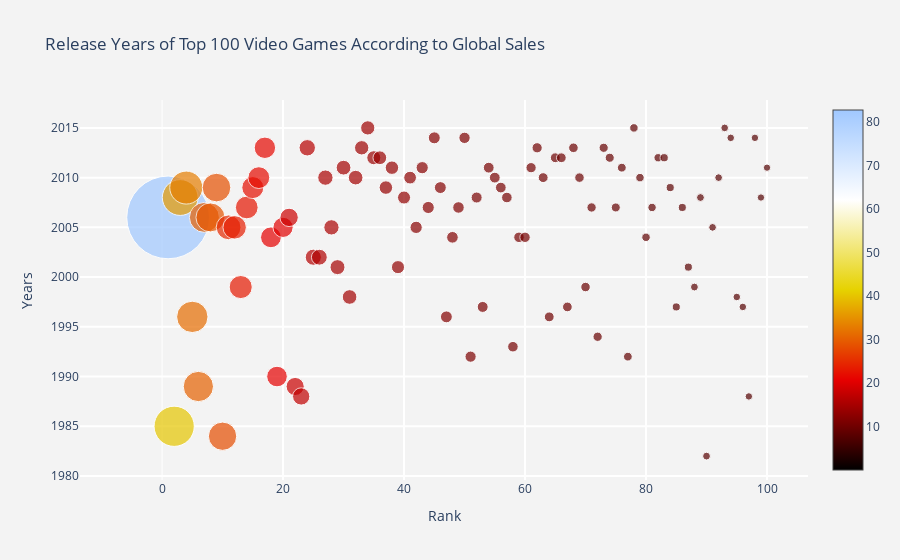

Notebook cell for this chart:
### Markdown cell above
### Q7: In which years were the top ranked 100 games were released?

### Code cell
fig={
    "data" : [
    {
        'x': df_vgsales.Rank[0:100],
        'y': df_vgsales.Year[0:100],
        'mode': 'markers',
        'marker': {
            "color":df_vgsales.Global_Sales,
            'size': df_vgsales.Global_Sales,
            'showscale': True,
            "colorscale":'Blackbody'
        },
        "text" :  "Name:"+ df_vgsales.Name +","+" Publisher:" + df_vgsales.Publisher
        
    },
],
"layout":
    {
    "title":"Release Years of Top 100 Video Games According to Global Sales",
    "xaxis":{
        "title":"Rank",
        "gridcolor":'rgb(255, 255, 255)',
        "zerolinewidth":1,
        "ticklen":5,
        "gridwidth":2,
    },
    "yaxis":{
        "title":'Years',
        "gridcolor":'rgb(255, 255, 255)',
        "zerolinewidth":1,
        "ticklen":5,
        "gridwidth":2,
    },
    
    "paper_bgcolor":'rgb(243, 243, 243)',
    "plot_bgcolor":'rgb(243, 243, 243)'
    }}

iplot(fig)

### Figure 1 — Plotly figure (JSON) as saved in the notebook; plotly's stock layout.template omitted (floating-point values rounded to 4 significant figures; data arrays with more than 128 entries replaced by an {"elided": "..."} marker saying what was removed)
{"data": [{"marker": {"color": {"elided": "16291 float values"}, "colorscale": [[0, "rgb(0, 0, 0)"], [0.25, "rgb(230,0,0)"], [0.5, "rgb(230,210,0)"], [0.75, "rgb(255,255,255)"], [1, "rgb(160,200,255)"]], "showscale": true, "size": {"elided": "16291 float values"}}, "mode": "markers", "text": {"elided": "16291 str values"}, "type": "scatter", "x": [1, 2, 3, 4, 5, 6, 7, 8, 9, 10, 11, 12, 13, 14, 15, 16, 17, 18, 19, 20, 21, 22, 23, 24, 25, 26, 27, 28, 29, 30, 31, 32, 33, 34, 35, 36, 37, 38, 39, 40, 41, 42, 43, 44, 45, 46, 47, 48, 49, 50, 51, 52, 53, 54, 55, 56, 57, 58, 59, 60, 61, 62, 63, 64, 65, 66, 67, 68, 69, 70, 71, 72, 73, 74, 75, 76, 77, 78, 79, 80, 81, 82, 83, 84, 85, 86, 87, 88, 89, 90, 91, 92, 93, 94, 95, 96, 97, 98, 99, 100], "y": [2006, 1985, 2008, 2009, 1996, 1989, 2006, 2006, 2009, 1984, 2005, 2005, 1999, 2007, 2009, 2010, 2013, 2004, 1990, 2005, 2006, 1989, 1988, 2013, 2002, 2002, 2010, 2005, 2001, 2011, 1998, 2010, 2013, 2015, 2012, 2012, 2009, 2011, 2001, 2008, 2010, 2005, 2011, 2007, 2014, 2009, 1996, 2004, 2007, 2014, 1992, 2008, 1997, 2011, 2010, 2009, 2008, 1993, 2004, 2004, 2011, 2013, 2010, 1996, 2012, 2012, 1997, 2013, 2010, 1999, 2007, 1994, 2013, 2012, 2007, 2011, 1992, 2015, 2010, 2004, 2007, 2012, 2012, 2009, 1997, 2007, 2001, 1999, 2008, 1982, 2005, 2010, 2015, 2014, 1998, 1997, 1988, 2014, 2008, 2011]}], "layout": {"paper_bgcolor": "rgb(243, 243, 243)", "plot_bgcolor": "rgb(243, 243, 243)", "title": {"text": "Release Years of Top 100 Video Games According to Global Sales"}, "xaxis": {"autorange": true, "gridcolor": "rgb(255, 255, 255)", "gridwidth": 2, "range": [-17.38, 107.3], "ticklen": 5, "title": {"text": "Rank"}, "type": "linear", "zerolinewidth": 1}, "yaxis": {"autorange": true, "gridcolor": "rgb(255, 255, 255)", "gridwidth": 2, "range": [1979.0, 2018.0], "ticklen": 5, "title": {"text": "Years"}, "type": "linear", "zerolinewidth": 1}}}
